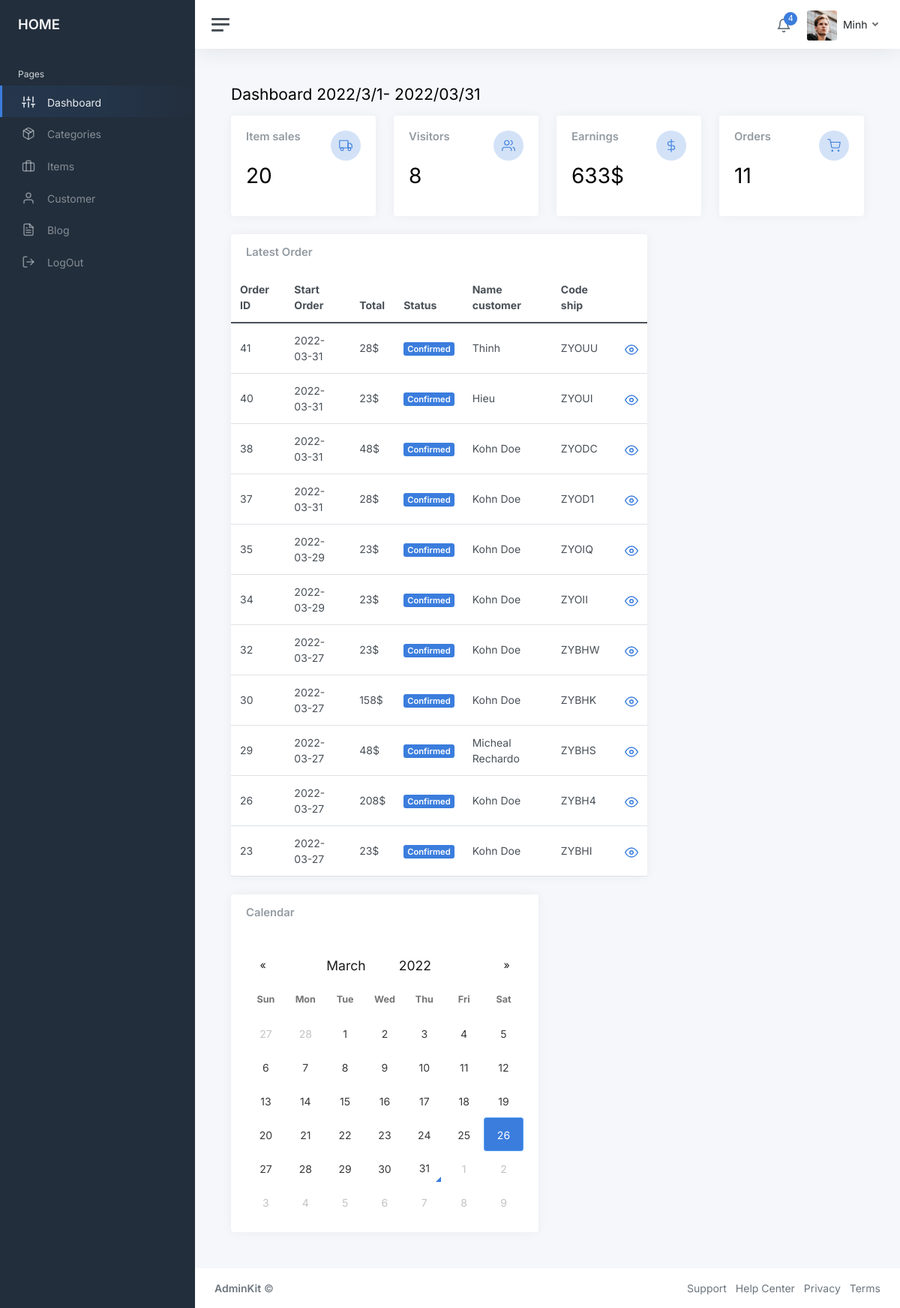
Page /admin/home.php (signed in) on the committed database.
### tables this page shows
CREATE TABLE `orders` (
  `id` int(11) NOT NULL,
  `user_id` int(11) NOT NULL,
  `status` enum('confirmed','cancelled','completed','shipping') DEFAULT NULL,
  `voucher` int(11) DEFAULT NULL,
  `total` int(11) NOT NULL,
  `ghn_id` varchar(50) DEFAULT NULL,
  `createdAt` date DEFAULT current_timestamp()
);

CREATE TABLE `users` (
  `id` int(11) NOT NULL,
  `name` varchar(255) NOT NULL,
  `dateOfBirth` datetime DEFAULT current_timestamp(),
  `email` varchar(255) NOT NULL,
  `role` enum('client','admin') NOT NULL DEFAULT 'client',
  `password` varchar(255) NOT NULL,
  `image` varchar(255) DEFAULT NULL,
  `status` tinyint(1) DEFAULT 1,
  `address` varchar(255) NOT NULL,
  `phone_no` varchar(255) NOT NULL,
  `createdAt` date NOT NULL DEFAULT current_timestamp()
);

### admin/dashboard.php (the view)
<main class="content">
				<div class="container-fluid p-0">
					<h1 class="h3 mb-3">Dashboard 2022/3/1- <?php
						echo date("Y/m/d") . "<br>";
						?></h1>
					<div class="row">
						<div class="col-xl-12 col-xxl-12 d-flex">
							<div class="w-100">
								<div class="row">
									<div class="col-sm-3">
										<div class="card">
											<div class="card-body">
												<div class="row">
													<div class="col mt-0">
														<h5 class="card-title">Item sales</h5>
													</div>
													<div class="col-auto">
														<div class="stat text-primary">
															<i class="align-middle" data-feather="truck"></i>
														</div>
													</div>
												</div>
												<h1 class="mt-1 mb-3"><?php
													$quan=mysqli_query($con,"SELECT SUM(ords.quantity) as total from orders as ord,order_details as ords where ord.id=ords.order_id and ord.status in ('confirmed','completed','shipping')");
													$quans=mysqli_fetch_array($quan);
													echo $quans['total'];
													?></h1>
											</div>
										</div>
									</div>
									<div class="col-sm-3">
										<div class="card">
											<div class="card-body">
												<div class="row">
													<div class="col mt-0">
														<h5 class="card-title">Visitors</h5>
													</div>
													<div class="col-auto">
														<div class="stat text-primary">
															<i class="align-middle" data-feather="users"></i>
														</div>
													</div>
												</div>
												<h1 class="mt-1 mb-3"><?php
													$us=mysqli_query($con,"SELECT Count(*) as total from users where role='client' ");
													$rus=mysqli_fetch_array($us);
													echo $rus['total'];
													?></h1>
											</div>
										</div>
									</div>
									<div class="col-sm-3">
										<div class="card">
												<div class="card-body">
													<div class="row">
														<div class="col mt-0">
															<h5 class="card-title">Earnings</h5>
														</div>
														<div class="col-auto">
															<div class="stat text-primary">
																<i class="align-middle" data-feather="dollar-sign"></i>
															</div>
														</div>
													</div>
												<h1 class="mt-1 mb-3"><?php
													$sum=mysqli_query($con,"SELECT SUM(total) as value from orders  where status in ('confirmed','completed','shipping')");
													$rs=mysqli_fetch_array($sum);
													echo $rs['value'];
													?>$</h1>
												</div>
										</div>
										</div>
									<div class="col-sm-3">
										<div class="card">
											<div class="card-body">
												<div class="row">
													<div class="col mt-0">
														<h5 class="card-title">Orders</h5>
													</div>
													<div class="col-auto">
														<div class="stat text-primary">
															<i class="align-middle" data-feather="shopping-cart"></i>
														</div>
													</div>
												</div>
												<h1 class="mt-1 mb-3"><?php
													$ord=mysqli_query($con,"SELECT Count(*) as total from orders ");
													$rs=mysqli_fetch_array($ord);
													echo $rs['total'];
													?></h1>
											</div>
										</div>
									</div>
								</div>
							</div>
						</div>
					</div>
					<div class="row">
						<div class="col-12 col-md-6 col-xxl-3 d-flex order-1 order-xxl-1">
							<div class="card flex-fill">
								<div class="card-header">
									<h5 class="card-title mb-0">Calendar</h5>
								</div>
								<div class="card-body d-flex">
									<div class="align-self-center w-100">
										<div class="chart">
											<div id="datetimepicker-dashboard"></div>
										</div>
									</div>
								</div>
							</div>
						</div>
						<div class="col-12 col-lg-8 col-xxl-9 d-flex">
							<div class="card flex-fill">
								<div class="card-header">
									<h5 class="card-title mb-0">Latest Order</h5>
								</div>
								<table class="table table-hover my-0">
									<thead>
										<tr>
											<th>Order ID</th>
											<th class="d-none d-xl-table-cell">Start Order</th>
											<th class="d-none d-xl-table-cell">Total</th>
											<th>Status</th>
											<th class="d-none d-md-table-cell">Name customer</th>
											<th class="d-none d-md-table-cell">Code ship</th>
										</tr>
									</thead>
									<tbody>
									<?php
										$orders=mysqli_query($con,"SELECT * from users as u,orders as o where u.id=o.user_id order by o.id desc  ");
										while($order=mysqli_fetch_array($orders)){
									?>
										<tr>
											<td><?php echo $order['id'] ?></td>
											<td class="d-none d-xl-table-cell"><?php echo $order['createdAt'] ?></td>
											<td class="d-none d-xl-table-cell"><?php echo $order['total'] ?>$</td>
											<?php
												if ($order['status']=='confirmed')
												{
											?>
											<td><span class="badge bg-primary">Confirmed</span></td>
											<?php
												}elseif($order['status']=='cancelled')
												{
											?>
											<td><span class="badge bg-danger">Cancelled</span></td>
											<?php
												}elseif($order['status']=='completed')
												{
											?>
											<td><span class="badge bg-success">Completed</span></td>
											<?php
												}else
												{
											?>
											<td><span class="badge bg-info">shipping</span></td>
											<?php
												}
											?>
											<td class="d-none d-md-table-cell"><?php echo $order['name']?></td>
											<td class="d-none d-md-table-cell"><?php echo $order['ghn_id']?></td>
											<td><a href="?quanly=orderdetail&od=<?php echo $order['id']?>" class="align-middle"> <i class="align-middle" data-feather="eye"></i></a></td>
										</tr>
										<?php
										}
										?>
									</tbody>
								</table>
							</div>
						</div>
					</div>
				</div>
			</main>

### rows in the picture
orders: id "41", createdAt "2022-03-31", total "28", status "Confirmed", user.name "Thinh", ghn "ZYOUU"
orders: id "40", createdAt "2022-03-31", total "23", status "Confirmed", user.name "Hieu", ghn "ZYOUI"
orders: id "38", createdAt "2022-03-31", total "48", status "Confirmed", user.name "Kohn Doe", ghn "ZYODC"
orders: id "37", createdAt "2022-03-31", total "28", status "Confirmed", user.name "Kohn Doe", ghn "ZYOD1"
orders: id "35", createdAt "2022-03-29", total "23", status "Confirmed", user.name "Kohn Doe", ghn "ZYOIQ"
orders: id "34", createdAt "2022-03-29", total "23", status "Confirmed", user.name "Kohn Doe", ghn "ZYOII"
orders: id "32", createdAt "2022-03-27", total "23", status "Confirmed", user.name "Kohn Doe", ghn "ZYBHW"
orders: id "30", createdAt "2022-03-27", total "158", status "Confirmed", user.name "Kohn Doe", ghn "ZYBHK"
orders: id "29", createdAt "2022-03-27", total "48", status "Confirmed", user.name "Micheal Rechardo", ghn "ZYBHS"
orders: id "26", createdAt "2022-03-27", total "208", status "Confirmed", user.name "Kohn Doe", ghn "ZYBH4"
orders: id "23", createdAt "2022-03-27", total "23", status "Confirmed", user.name "Kohn Doe", ghn "ZYBHI"

### other values in the picture
$_SESSION["dangnhap"] "Minh"
$quans['total'] "20"
$rus['total'] "8"
$rs['value'] "633"
$rs['total'] "11"
